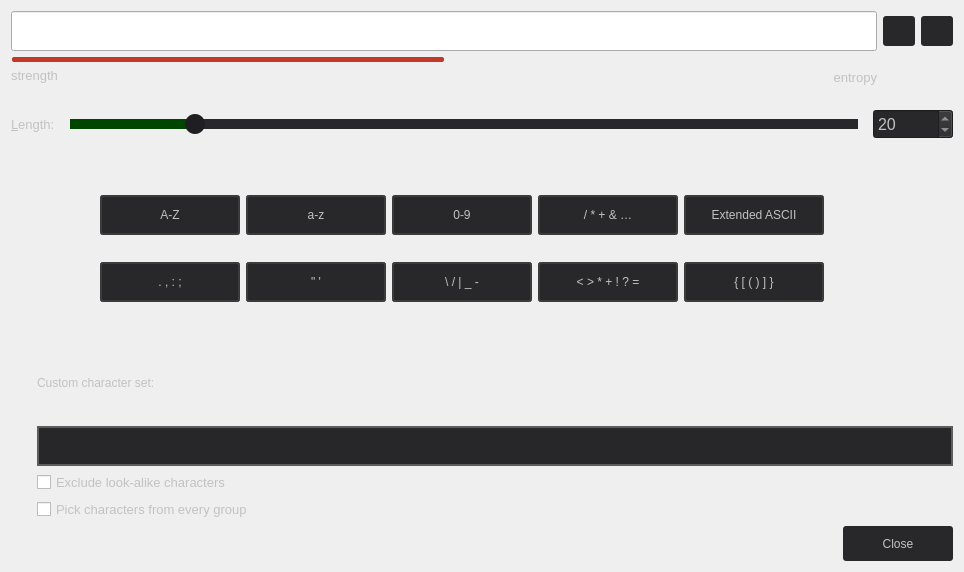
<?xml version="1.0" encoding="UTF-8"?>
<ui version="4.0">
 <class>PasswordGenereatorWidget</class>
 <widget class="QWidget" name="PasswordGenereatorWidget">
  <property name="geometry">
   <rect>
    <x>0</x>
    <y>0</y>
    <width>964</width>
    <height>572</height>
   </rect>
  </property>
  <property name="windowTitle">
   <string>Form</string>
  </property>
  <layout class="QGridLayout" name="gridLayout">
   <item row="0" column="0" colspan="2">
    <layout class="QGridLayout" name="passwordFieldLayout">
     <item row="2" column="0">
      <layout class="QHBoxLayout" name="passwordStrengthTextLayout">
       <item>
        <widget class="QLabel" name="strengthLabel">
         <property name="minimumSize">
          <size>
           <width>70</width>
           <height>0</height>
          </size>
         </property>
         <property name="maximumSize">
          <size>
           <width>16777215</width>
           <height>30</height>
          </size>
         </property>
         <property name="font">
          <font>
           <pointsize>10</pointsize>
          </font>
         </property>
         <property name="styleSheet">
          <string notr="true">color: rgb(194, 194, 194);</string>
         </property>
         <property name="text">
          <string comment="Password strength">strength</string>
         </property>
         <property name="textFormat">
          <enum>Qt::PlainText</enum>
         </property>
         <property name="alignment">
          <set>Qt::AlignLeading|Qt::AlignLeft|Qt::AlignTop</set>
         </property>
         <property name="margin">
          <number>3</number>
         </property>
        </widget>
       </item>
       <item>
        <spacer name="horizontalSpacer_2">
         <property name="orientation">
          <enum>Qt::Horizontal</enum>
         </property>
         <property name="sizeHint" stdset="0">
          <size>
           <width>40</width>
           <height>20</height>
          </size>
         </property>
        </spacer>
       </item>
       <item>
        <widget class="QLabel" name="entropyLabel">
         <property name="sizePolicy">
          <sizepolicy hsizetype="Preferred" vsizetype="Fixed">
           <horstretch>0</horstretch>
           <verstretch>0</verstretch>
          </sizepolicy>
         </property>
         <property name="minimumSize">
          <size>
           <width>70</width>
           <height>0</height>
          </size>
         </property>
         <property name="font">
          <font>
           <pointsize>10</pointsize>
          </font>
         </property>
         <property name="styleSheet">
          <string notr="true">color: rgb(194, 194, 194);</string>
         </property>
         <property name="text">
          <string>entropy</string>
         </property>
         <property name="alignment">
          <set>Qt::AlignRight|Qt::AlignTop|Qt::AlignTrailing</set>
         </property>
         <property name="margin">
          <number>3</number>
         </property>
        </widget>
       </item>
      </layout>
     </item>
     <item row="0" column="1">
      <widget class="QPushButton" name="buttonGenerate">
       <property name="minimumSize">
        <size>
         <width>30</width>
         <height>30</height>
        </size>
       </property>
       <property name="focusPolicy">
        <enum>Qt::TabFocus</enum>
       </property>
       <property name="accessibleDescription">
        <string>Regenerate password</string>
       </property>
       <property name="styleSheet">
        <string notr="true">QPushButton
{
	background-color: rgb(40, 40, 43);
	color: rgb(194, 194, 194);
	border-style: none;
	border-width: 0px;
	border-color: rgb(45, 45, 45);
	border-radius: 3px;
}

QPushButton::hover
{
	background-color: rgb(36, 36, 36);
	border-style: solid;
	border-color: rgb(45, 45, 45);
    border-width: 3px;
}

QPushButton::pressed
{
	background-color: rgb(26, 26, 26);
	border: none;
}</string>
       </property>
       <property name="shortcut">
        <string notr="true">Ctrl+R</string>
       </property>
      </widget>
     </item>
     <item row="0" column="2">
      <widget class="QPushButton" name="buttonCopy">
       <property name="minimumSize">
        <size>
         <width>30</width>
         <height>30</height>
        </size>
       </property>
       <property name="focusPolicy">
        <enum>Qt::TabFocus</enum>
       </property>
       <property name="toolTip">
        <string>Copy password</string>
       </property>
       <property name="accessibleDescription">
        <string>Copy password</string>
       </property>
       <property name="styleSheet">
        <string notr="true">QPushButton
{
	background-color: rgb(40, 40, 43);
	color: rgb(194, 194, 194);
	border-style: none;
	border-width: 0px;
	border-color: rgb(45, 45, 45);
	border-radius: 3px;
}

QPushButton::hover
{
	background-color: rgb(36, 36, 36);
	border-style: solid;
	border-color: rgb(45, 45, 45);
    border-width: 3px;
}

QPushButton::pressed
{
	background-color: rgb(26, 26, 26);
	border: none;
}</string>
       </property>
       <property name="shortcut">
        <string notr="true">Ctrl+C</string>
       </property>
      </widget>
     </item>
     <item row="1" column="0">
      <widget class="QProgressBar" name="progressBar">
       <property name="minimumSize">
        <size>
         <width>50</width>
         <height>5</height>
        </size>
       </property>
       <property name="maximumSize">
        <size>
         <width>16777215</width>
         <height>5</height>
        </size>
       </property>
       <property name="styleSheet">
        <string notr="true">QProgressBar {
	border: none;
	height: 2px;
    font-size: 1px;
	background-color: transparent;
    padding: 0 1px;
}
QProgressBar::chunk {
	background-color: #c0392b;
	border-radius: 2px;
}</string>
       </property>
       <property name="maximum">
        <number>200</number>
       </property>
       <property name="value">
        <number>100</number>
       </property>
       <property name="textVisible">
        <bool>false</bool>
       </property>
       <property name="orientation">
        <enum>Qt::Horizontal</enum>
       </property>
       <property name="invertedAppearance">
        <bool>false</bool>
       </property>
       <property name="textDirection">
        <enum>QProgressBar::TopToBottom</enum>
       </property>
       <property name="format">
        <string>%p%</string>
       </property>
      </widget>
     </item>
     <item row="0" column="0">
      <widget class="QLineEdit" name="lineEdit">
       <property name="minimumSize">
        <size>
         <width>0</width>
         <height>40</height>
        </size>
       </property>
       <property name="font">
        <font>
         <pointsize>10</pointsize>
        </font>
       </property>
       <property name="styleSheet">
        <string notr="true">QLineEdit
{
	background-color: rgb(39, 39, 42);
	border-width: 2px;
     border-style: solid;
	border-color: rgb(93, 93, 93);
color: rgb(194, 194, 194);
}

QLineEdit:focus
{
border-color: rgb(0, 85, 0);
}v</string>
       </property>
      </widget>
     </item>
    </layout>
   </item>
   <item row="1" column="0">
    <spacer name="verticalSpacer_2">
     <property name="orientation">
      <enum>Qt::Vertical</enum>
     </property>
     <property name="sizeType">
      <enum>QSizePolicy::Fixed</enum>
     </property>
     <property name="sizeHint" stdset="0">
      <size>
       <width>20</width>
       <height>15</height>
      </size>
     </property>
    </spacer>
   </item>
   <item row="2" column="0" colspan="2">
    <layout class="QHBoxLayout" name="passwordLengthSliderLayout">
     <property name="spacing">
      <number>15</number>
     </property>
     <property name="sizeConstraint">
      <enum>QLayout::SetMinimumSize</enum>
     </property>
     <property name="topMargin">
      <number>0</number>
     </property>
     <item>
      <widget class="QLabel" name="labelLength">
       <property name="font">
        <font>
         <pointsize>10</pointsize>
        </font>
       </property>
       <property name="styleSheet">
        <string notr="true">color: rgb(194, 194, 194);
</string>
       </property>
       <property name="text">
        <string>&amp;Length:</string>
       </property>
       <property name="buddy">
        <cstring>spinBoxLength</cstring>
       </property>
      </widget>
     </item>
     <item>
      <widget class="QSlider" name="sliderLength">
       <property name="accessibleName">
        <string>Password length</string>
       </property>
       <property name="styleSheet">
        <string notr="true">QSlider::groove:horizontal {
            height: 10px;
			background-color: rgb(40, 40, 43);
            margin: 0px;
        }
        QSlider::handle:horizontal {
            width: 20px;
            background-color: rgb(31, 31, 33);
            margin: -5px 0px;
            border-radius: 10px;
        }
        QSlider::sub-page:horizontal {
            background-color: rgb(0, 70, 0);
        }</string>
       </property>
       <property name="minimum">
        <number>1</number>
       </property>
       <property name="maximum">
        <number>128</number>
       </property>
       <property name="sliderPosition">
        <number>20</number>
       </property>
       <property name="orientation">
        <enum>Qt::Horizontal</enum>
       </property>
       <property name="tickPosition">
        <enum>QSlider::TicksBelow</enum>
       </property>
       <property name="tickInterval">
        <number>8</number>
       </property>
      </widget>
     </item>
     <item>
      <widget class="QSpinBox" name="spinBoxLength">
       <property name="minimumSize">
        <size>
         <width>80</width>
         <height>30</height>
        </size>
       </property>
       <property name="accessibleName">
        <string>Password length</string>
       </property>
       <property name="styleSheet">
        <string notr="true">QSpinBox {
            background-color: rgb(40, 40, 43);
            color: rgb(194, 194, 194);
			font-size: 16px;
        }
        QSpinBox::up-button, QSpinBox::down-button {
        }
        QSpinBox::up-button:hover, QSpinBox::down-button:hover {
        }</string>
       </property>
       <property name="minimum">
        <number>1</number>
       </property>
       <property name="maximum">
        <number>999</number>
       </property>
       <property name="value">
        <number>20</number>
       </property>
      </widget>
     </item>
    </layout>
   </item>
   <item row="3" column="0">
    <spacer name="verticalSpacer">
     <property name="orientation">
      <enum>Qt::Vertical</enum>
     </property>
     <property name="sizeType">
      <enum>QSizePolicy::Fixed</enum>
     </property>
     <property name="sizeHint" stdset="0">
      <size>
       <width>20</width>
       <height>20</height>
      </size>
     </property>
    </spacer>
   </item>
   <item row="4" column="0" colspan="2">
    <widget class="QGroupBox" name="groupBox">
     <property name="styleSheet">
      <string notr="true">QGroupBox {
border-style: none;
}</string>
     </property>
     <property name="title">
      <string/>
     </property>
     <layout class="QHBoxLayout" name="horizontalLayout">
      <item>
       <spacer name="horizontalSpacer">
        <property name="orientation">
         <enum>Qt::Horizontal</enum>
        </property>
        <property name="sizeHint" stdset="0">
         <size>
          <width>40</width>
          <height>20</height>
         </size>
        </property>
       </spacer>
      </item>
      <item>
       <layout class="QGridLayout" name="characterButtons">
        <property name="bottomMargin">
         <number>6</number>
        </property>
        <item row="0" column="4">
         <widget class="QPushButton" name="checkBoxExtASCII">
          <property name="minimumSize">
           <size>
            <width>140</width>
            <height>40</height>
           </size>
          </property>
          <property name="focusPolicy">
           <enum>Qt::TabFocus</enum>
          </property>
          <property name="toolTip">
           <string>Extended ASCII</string>
          </property>
          <property name="accessibleName">
           <string>Extended ASCII</string>
          </property>
          <property name="styleSheet">
           <string notr="true">QPushButton
{
	background-color: rgb(40, 40, 43);
	color: rgb(194, 194, 194);
	border-style: solid;
	border-width: 2px;
	border-color: rgb(59, 59, 59);
	border-radius: 3px;
}

QPushButton::hover
{
	border-color: rgb(38, 38, 38);
}

QPushButton::pressed
{
	background-color: rgb(26, 26, 26);
	border: none;
}

QPushButton::checked
{
	background-color: rgb(0, 72, 0);
	color: rgb(194, 194, 194);
	border-style: solid;
	border-width: 2px;
	border-color: rgb(0, 85, 0);
	border-radius: 1px;
}</string>
          </property>
          <property name="text">
           <string>Extended ASCII</string>
          </property>
          <property name="checkable">
           <bool>true</bool>
          </property>
          <attribute name="buttonGroup">
           <string notr="true">buttonGroup</string>
          </attribute>
         </widget>
        </item>
        <item row="0" column="5">
         <spacer name="horizontalSpacer_3">
          <property name="orientation">
           <enum>Qt::Horizontal</enum>
          </property>
          <property name="sizeHint" stdset="0">
           <size>
            <width>40</width>
            <height>20</height>
           </size>
          </property>
         </spacer>
        </item>
        <item row="1" column="3">
         <widget class="QPushButton" name="checkBoxMath">
          <property name="minimumSize">
           <size>
            <width>140</width>
            <height>40</height>
           </size>
          </property>
          <property name="focusPolicy">
           <enum>Qt::TabFocus</enum>
          </property>
          <property name="toolTip">
           <string>Math Symbols</string>
          </property>
          <property name="accessibleName">
           <string>Math Symbols</string>
          </property>
          <property name="styleSheet">
           <string notr="true">QPushButton
{
	background-color: rgb(40, 40, 43);
	color: rgb(194, 194, 194);
	border-style: solid;
	border-width: 2px;
	border-color: rgb(59, 59, 59);
	border-radius: 3px;
}

QPushButton::hover
{
	border-color: rgb(38, 38, 38);
}

QPushButton::pressed
{
	background-color: rgb(26, 26, 26);
	border: none;
}

QPushButton::checked
{
	background-color: rgb(0, 72, 0);
	color: rgb(194, 194, 194);
	border-style: solid;
	border-width: 2px;
	border-color: rgb(0, 85, 0);
	border-radius: 1px;
}</string>
          </property>
          <property name="text">
           <string notr="true">&lt; &gt; * + ! ? =</string>
          </property>
          <property name="checkable">
           <bool>true</bool>
          </property>
          <attribute name="buttonGroup">
           <string notr="true">buttonGroup</string>
          </attribute>
         </widget>
        </item>
        <item row="0" column="2">
         <widget class="QPushButton" name="checkBoxNumbers">
          <property name="minimumSize">
           <size>
            <width>140</width>
            <height>40</height>
           </size>
          </property>
          <property name="focusPolicy">
           <enum>Qt::TabFocus</enum>
          </property>
          <property name="toolTip">
           <string>Numbers</string>
          </property>
          <property name="accessibleName">
           <string>Numbers</string>
          </property>
          <property name="styleSheet">
           <string notr="true">QPushButton
{
	background-color: rgb(40, 40, 43);
	color: rgb(194, 194, 194);
	border-style: solid;
	border-width: 2px;
	border-color: rgb(59, 59, 59);
	border-radius: 3px;
}

QPushButton::hover
{
	border-color: rgb(38, 38, 38);
}

QPushButton::pressed
{
	background-color: rgb(26, 26, 26);
	border: none;
}

QPushButton::checked
{
	background-color: rgb(0, 72, 0);
	color: rgb(194, 194, 194);
	border-style: solid;
	border-width: 2px;
	border-color: rgb(0, 85, 0);
	border-radius: 1px;
}</string>
          </property>
          <property name="text">
           <string notr="true">0-9</string>
          </property>
          <property name="checkable">
           <bool>true</bool>
          </property>
          <attribute name="buttonGroup">
           <string notr="true">buttonGroup</string>
          </attribute>
         </widget>
        </item>
        <item row="1" column="4">
         <widget class="QPushButton" name="checkBoxBraces">
          <property name="minimumSize">
           <size>
            <width>140</width>
            <height>40</height>
           </size>
          </property>
          <property name="focusPolicy">
           <enum>Qt::TabFocus</enum>
          </property>
          <property name="toolTip">
           <string>Braces</string>
          </property>
          <property name="accessibleName">
           <string>Braces</string>
          </property>
          <property name="styleSheet">
           <string notr="true">QPushButton
{
	background-color: rgb(40, 40, 43);
	color: rgb(194, 194, 194);
	border-style: solid;
	border-width: 2px;
	border-color: rgb(59, 59, 59);
	border-radius: 3px;
}

QPushButton::hover
{
	border-color: rgb(38, 38, 38);
}

QPushButton::pressed
{
	background-color: rgb(26, 26, 26);
	border: none;
}

QPushButton::checked
{
	background-color: rgb(0, 72, 0);
	color: rgb(194, 194, 194);
	border-style: solid;
	border-width: 2px;
	border-color: rgb(0, 85, 0);
	border-radius: 1px;
}</string>
          </property>
          <property name="text">
           <string notr="true">{ [ ( ) ] }</string>
          </property>
          <property name="checkable">
           <bool>true</bool>
          </property>
          <attribute name="buttonGroup">
           <string notr="true">buttonGroup</string>
          </attribute>
         </widget>
        </item>
        <item row="0" column="3">
         <widget class="QPushButton" name="checkBoxSpecialChars">
          <property name="enabled">
           <bool>true</bool>
          </property>
          <property name="minimumSize">
           <size>
            <width>140</width>
            <height>40</height>
           </size>
          </property>
          <property name="focusPolicy">
           <enum>Qt::TabFocus</enum>
          </property>
          <property name="toolTip">
           <string>Special characters</string>
          </property>
          <property name="accessibleName">
           <string>Special characters</string>
          </property>
          <property name="styleSheet">
           <string notr="true">QPushButton
{
	background-color: rgb(40, 40, 43);
	color: rgb(194, 194, 194);
	border-style: solid;
	border-width: 2px;
	border-color: rgb(59, 59, 59);
	border-radius: 3px;
}

QPushButton::hover
{
	border-color: rgb(38, 38, 38);
}

QPushButton::pressed
{
	background-color: rgb(26, 26, 26);
	border: none;
}

QPushButton::checked
{
	background-color: rgb(0, 72, 0);
	color: rgb(194, 194, 194);
	border-style: solid;
	border-width: 2px;
	border-color: rgb(0, 85, 0);
	border-radius: 1px;
}</string>
          </property>
          <property name="text">
           <string notr="true">/ * + &amp;&amp; …</string>
          </property>
          <property name="checkable">
           <bool>true</bool>
          </property>
          <attribute name="buttonGroup">
           <string notr="true">buttonGroup</string>
          </attribute>
         </widget>
        </item>
        <item row="0" column="1">
         <widget class="QPushButton" name="checkBoxLower">
          <property name="minimumSize">
           <size>
            <width>140</width>
            <height>40</height>
           </size>
          </property>
          <property name="focusPolicy">
           <enum>Qt::TabFocus</enum>
          </property>
          <property name="toolTip">
           <string>Lower-case letters</string>
          </property>
          <property name="accessibleName">
           <string>Lower-case letters</string>
          </property>
          <property name="styleSheet">
           <string notr="true">QPushButton
{
	background-color: rgb(40, 40, 43);
	color: rgb(194, 194, 194);
	border-style: solid;
	border-width: 2px;
	border-color: rgb(59, 59, 59);
	border-radius: 3px;
}

QPushButton::hover
{
	border-color: rgb(38, 38, 38);
}

QPushButton::pressed
{
	background-color: rgb(26, 26, 26);
	border: none;
}

QPushButton::checked
{
	background-color: rgb(0, 72, 0);
	color: rgb(194, 194, 194);
	border-style: solid;
	border-width: 2px;
	border-color: rgb(0, 85, 0);
	border-radius: 1px;
}</string>
          </property>
          <property name="text">
           <string notr="true">a-z</string>
          </property>
          <property name="checkable">
           <bool>true</bool>
          </property>
          <attribute name="buttonGroup">
           <string notr="true">buttonGroup</string>
          </attribute>
         </widget>
        </item>
        <item row="0" column="0">
         <widget class="QPushButton" name="checkBoxUpper">
          <property name="minimumSize">
           <size>
            <width>140</width>
            <height>40</height>
           </size>
          </property>
          <property name="focusPolicy">
           <enum>Qt::TabFocus</enum>
          </property>
          <property name="toolTip">
           <string>Upper-case letters</string>
          </property>
          <property name="accessibleName">
           <string>Upper-case letters</string>
          </property>
          <property name="styleSheet">
           <string notr="true">QPushButton
{
	background-color: rgb(40, 40, 43);
	color: rgb(194, 194, 194);
	border-style: solid;
	border-width: 2px;
	border-color: rgb(59, 59, 59);
	border-radius: 3px;
}

QPushButton::hover
{
	border-color: rgb(38, 38, 38);
}

QPushButton::pressed
{
	background-color: rgb(26, 26, 26);
	border: none;
}

QPushButton::checked
{
	background-color: rgb(0, 72, 0);
	color: rgb(194, 194, 194);
	border-style: solid;
	border-width: 2px;
	border-color: rgb(0, 85, 0);
	border-radius: 1px;
}</string>
          </property>
          <property name="text">
           <string notr="true">A-Z</string>
          </property>
          <property name="checkable">
           <bool>true</bool>
          </property>
          <attribute name="buttonGroup">
           <string notr="true">buttonGroup</string>
          </attribute>
         </widget>
        </item>
        <item row="1" column="2">
         <widget class="QPushButton" name="checkBoxDashes">
          <property name="minimumSize">
           <size>
            <width>140</width>
            <height>40</height>
           </size>
          </property>
          <property name="focusPolicy">
           <enum>Qt::TabFocus</enum>
          </property>
          <property name="toolTip">
           <string>Dashes and Slashes</string>
          </property>
          <property name="accessibleName">
           <string>Dashes and Slashes</string>
          </property>
          <property name="styleSheet">
           <string notr="true">QPushButton
{
	background-color: rgb(40, 40, 43);
	color: rgb(194, 194, 194);
	border-style: solid;
	border-width: 2px;
	border-color: rgb(59, 59, 59);
	border-radius: 3px;
}

QPushButton::hover
{
	border-color: rgb(38, 38, 38);
}

QPushButton::pressed
{
	background-color: rgb(26, 26, 26);
	border: none;
}

QPushButton::checked
{
	background-color: rgb(0, 72, 0);
	color: rgb(194, 194, 194);
	border-style: solid;
	border-width: 2px;
	border-color: rgb(0, 85, 0);
	border-radius: 1px;
}</string>
          </property>
          <property name="text">
           <string notr="true">\ / | _ -</string>
          </property>
          <property name="checkable">
           <bool>true</bool>
          </property>
          <attribute name="buttonGroup">
           <string notr="true">buttonGroup</string>
          </attribute>
         </widget>
        </item>
        <item row="1" column="1">
         <widget class="QPushButton" name="checkBoxQuotes">
          <property name="minimumSize">
           <size>
            <width>140</width>
            <height>40</height>
           </size>
          </property>
          <property name="focusPolicy">
           <enum>Qt::TabFocus</enum>
          </property>
          <property name="toolTip">
           <string>Quotes</string>
          </property>
          <property name="accessibleName">
           <string>Quotes</string>
          </property>
          <property name="styleSheet">
           <string notr="true">QPushButton
{
	background-color: rgb(40, 40, 43);
	color: rgb(194, 194, 194);
	border-style: solid;
	border-width: 2px;
	border-color: rgb(59, 59, 59);
	border-radius: 3px;
}

QPushButton::hover
{
	border-color: rgb(38, 38, 38);
}

QPushButton::pressed
{
	background-color: rgb(26, 26, 26);
	border: none;
}

QPushButton::checked
{
	background-color: rgb(0, 72, 0);
	color: rgb(194, 194, 194);
	border-style: solid;
	border-width: 2px;
	border-color: rgb(0, 85, 0);
	border-radius: 1px;
}</string>
          </property>
          <property name="text">
           <string notr="true">&quot; '</string>
          </property>
          <property name="checkable">
           <bool>true</bool>
          </property>
          <attribute name="buttonGroup">
           <string notr="true">buttonGroup</string>
          </attribute>
         </widget>
        </item>
        <item row="1" column="0">
         <widget class="QPushButton" name="checkBoxPunctuation">
          <property name="minimumSize">
           <size>
            <width>140</width>
            <height>40</height>
           </size>
          </property>
          <property name="focusPolicy">
           <enum>Qt::TabFocus</enum>
          </property>
          <property name="toolTip">
           <string>Punctuation</string>
          </property>
          <property name="accessibleName">
           <string>Punctuation</string>
          </property>
          <property name="styleSheet">
           <string notr="true">QPushButton
{
	background-color: rgb(40, 40, 43);
	color: rgb(194, 194, 194);
	border-style: solid;
	border-width: 2px;
	border-color: rgb(59, 59, 59);
	border-radius: 3px;
}

QPushButton::hover
{
	border-color: rgb(38, 38, 38);
}

QPushButton::pressed
{
	background-color: rgb(26, 26, 26);
	border: none;
}

QPushButton::checked
{
	background-color: rgb(0, 72, 0);
	color: rgb(194, 194, 194);
	border-style: solid;
	border-width: 2px;
	border-color: rgb(0, 85, 0);
	border-radius: 1px;
}</string>
          </property>
          <property name="text">
           <string notr="true">. , : ;</string>
          </property>
          <property name="checkable">
           <bool>true</bool>
          </property>
          <attribute name="buttonGroup">
           <string notr="true">buttonGroup</string>
          </attribute>
         </widget>
        </item>
       </layout>
      </item>
      <item>
       <spacer name="horizontalSpacer_4">
        <property name="orientation">
         <enum>Qt::Horizontal</enum>
        </property>
        <property name="sizeHint" stdset="0">
         <size>
          <width>40</width>
          <height>20</height>
         </size>
        </property>
       </spacer>
      </item>
     </layout>
    </widget>
   </item>
   <item row="5" column="1">
    <layout class="QVBoxLayout" name="verticalLayout">
     <item>
      <layout class="QVBoxLayout" name="verticalLayout_3">
       <item>
        <widget class="QLabel" name="label">
         <property name="styleSheet">
          <string notr="true">color: rgb(194, 194, 194);</string>
         </property>
         <property name="text">
          <string>Custom character set:</string>
         </property>
        </widget>
       </item>
       <item>
        <widget class="QLineEdit" name="custom_char_set">
         <property name="minimumSize">
          <size>
           <width>0</width>
           <height>40</height>
          </size>
         </property>
         <property name="styleSheet">
          <string notr="true">QLineEdit
{
	background-color: rgb(39, 39, 42);
	border-width: 2px;
     border-style: solid;
	border-color: rgb(93, 93, 93);
color: rgb(194, 194, 194);
}

QLineEdit:focus
{
border-color: rgb(0, 85, 0);
}</string>
         </property>
        </widget>
       </item>
      </layout>
     </item>
     <item>
      <widget class="QCheckBox" name="checkBox">
       <property name="font">
        <font>
         <pointsize>10</pointsize>
        </font>
       </property>
       <property name="styleSheet">
        <string notr="true">color: rgb(194, 194, 194);</string>
       </property>
       <property name="text">
        <string>Exclude look-alike characters</string>
       </property>
      </widget>
     </item>
     <item>
      <widget class="QCheckBox" name="checkBox_2">
       <property name="font">
        <font>
         <pointsize>10</pointsize>
        </font>
       </property>
       <property name="styleSheet">
        <string notr="true">color: rgb(194, 194, 194);</string>
       </property>
       <property name="text">
        <string>Pick characters from every group</string>
       </property>
      </widget>
     </item>
    </layout>
   </item>
   <item row="6" column="1">
    <layout class="QHBoxLayout" name="horizontalLayout_4">
     <property name="leftMargin">
      <number>0</number>
     </property>
     <property name="topMargin">
      <number>0</number>
     </property>
     <item>
      <spacer name="horizontalSpacer_5">
       <property name="orientation">
        <enum>Qt::Horizontal</enum>
       </property>
       <property name="sizeHint" stdset="0">
        <size>
         <width>40</width>
         <height>20</height>
        </size>
       </property>
      </spacer>
     </item>
     <item>
      <widget class="QPushButton" name="buttonClose">
       <property name="minimumSize">
        <size>
         <width>110</width>
         <height>35</height>
        </size>
       </property>
       <property name="styleSheet">
        <string notr="true">QPushButton
{
	background-color: rgb(40, 40, 43);
	color: rgb(194, 194, 194);
	border-style: none;
	border-width: 0px;
	border-color: rgb(45, 45, 45);
	border-radius: 3px;
}

QPushButton::hover
{
	background-color: rgb(36, 36, 36);
	border-style: solid;
	border-color: rgb(45, 45, 45);
    border-width: 3px;
}

QPushButton::pressed
{
	background-color: rgb(26, 26, 26);
	border: none;
}</string>
       </property>
       <property name="text">
        <string>Close</string>
       </property>
       <property name="shortcut">
        <string>Esc</string>
       </property>
      </widget>
     </item>
    </layout>
   </item>
  </layout>
 </widget>
 <resources/>
 <connections/>
 <buttongroups>
  <buttongroup name="buttonGroup">
   <property name="exclusive">
    <bool>false</bool>
   </property>
  </buttongroup>
 </buttongroups>
</ui>
